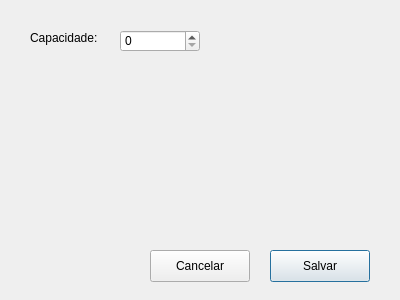
<?xml version="1.0" encoding="UTF-8"?>
<ui version="4.0">
 <class>Dialog</class>
 <widget class="QDialog" name="Dialog">
  <property name="geometry">
   <rect>
    <x>0</x>
    <y>0</y>
    <width>400</width>
    <height>300</height>
   </rect>
  </property>
  <property name="windowTitle">
   <string>Sala</string>
  </property>
  <widget class="QLabel" name="labelCapacidade">
   <property name="geometry">
    <rect>
     <x>30</x>
     <y>30</y>
     <width>80</width>
     <height>16</height>
    </rect>
   </property>
   <property name="text">
    <string>Capacidade:</string>
   </property>
  </widget>
  <widget class="QSpinBox" name="spinBoxCapacidade">
   <property name="geometry">
    <rect>
     <x>120</x>
     <y>30</y>
     <width>80</width>
     <height>22</height>
    </rect>
   </property>
   <property name="value">
    <number>0</number>
   </property>
  </widget>
  <widget class="QPushButton" name="btnSalvar">
   <property name="geometry">
    <rect>
     <x>270</x>
     <y>250</y>
     <width>100</width>
     <height>32</height>
    </rect>
   </property>
   <property name="text">
    <string>Salvar</string>
   </property>
  </widget>
  <widget class="QPushButton" name="btnCancelar">
   <property name="geometry">
    <rect>
     <x>150</x>
     <y>250</y>
     <width>100</width>
     <height>32</height>
    </rect>
   </property>
   <property name="text">
    <string>Cancelar</string>
   </property>
  </widget>
 </widget>
 <resources/>
 <connections/>
</ui>
